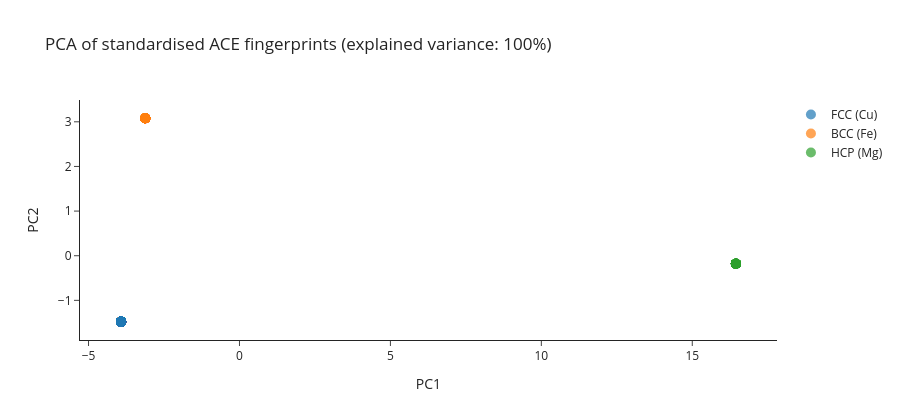

This figure's notebook cell:
### Markdown cell above
Now FCC, BCC and HCP have visibly different patterns — and importantly, the
*angular* features (high indices) light up too.

### A 2-D map of every atom

PCA on the standardised features projects every atom onto two coordinates.
All atoms inside a perfect crystal collapse to a single point, and the three
structures land at well-separated locations.

### Code cell
from sklearn.decomposition import PCA

pca = PCA(n_components=2)
Z = pca.fit_transform(X_z)

fig = go.Figure()
for name in names:
    pts = Z[labels == name]
    fig.add_trace(go.Scatter(x=pts[:, 0], y=pts[:, 1], mode="markers",
                             name=name, marker=dict(size=10, opacity=0.7)))
fig.update_layout(
    title=f"PCA of standardised ACE fingerprints "
          f"(explained variance: {pca.explained_variance_ratio_.sum():.0%})",
    xaxis_title="PC1", yaxis_title="PC2",
    height=420, template="simple_white",
)
fig
